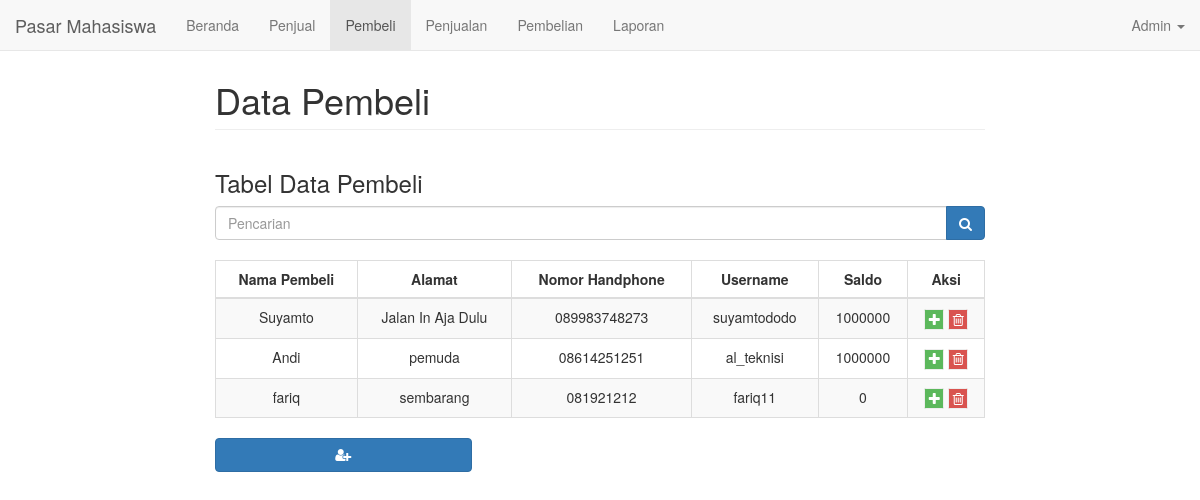
Screenshot of /admin_pembeli.php (signed in) with the database file from the repository.
### tables this page shows
CREATE TABLE `tb_pembeli` (
  `id` int(11) NOT NULL AUTO_INCREMENT,
  `nama` varchar(50) NOT NULL,
  `alamat` text NOT NULL,
  `no_hp` varchar(20) NOT NULL,
  `username` varchar(25) NOT NULL,
  `password` varchar(50) NOT NULL,
  `saldo` int(11) NOT NULL,
  PRIMARY KEY (`id`)
);

### admin_pembeli.php (the view, shortened to what this page needs)
<!DOCTYPE html>
<html lang="en">
<head>
    <link rel="stylesheet" href="bootstrap/css/bootstrap.min.css">
    <link href="bootstrap/font-awesome/css/font-awesome.min.css" rel="stylesheet" type="text/css">
</head>
<body>
    <?php
    include 'navbar.php';
    require 'config.php';
    ?>
    <br>
    <br>
    <div class="col-md-8 col-md-offset-2 main">
        <h1 class="page-header">Data Pembeli</h1>
        <div class="row">
            <div class="col-md-12">
                <h3>Tabel Data Pembeli</h3>
                <form class="input-group" action="admin_pembeli.php" method="get">
                    <input type="text" class="form-control" placeholder="Pencarian" name="cari">
                    <span class="input-group-btn">
                        <button class="btn btn-primary" type="submit" value="Cari"><i class="fa fa-search"></i></button>
                    </span>
                </form>
                <br>
                <table class="table table-bordered table-striped table-hover">
                    <thead>
                        <tr>
                            <th class="text-center">Nama Pembeli</th>
                            <th class="text-center">Alamat</th>
                            <th class="text-center">Nomor Handphone</th>
                            <th class="text-center">Username</th>
                            <th class="text-center">Saldo</th>
                            <th class="text-center">Aksi</th>
                        </tr>
                    </thead>
                    <?php
                    if (isset($_GET['cari'])) {
                        $cari = $_GET['cari'];
                        $querykaryawan = mysqli_query($koneksi, "SELECT * FROM tb_pembeli where id like '%" . $cari . "%' or nama like '%" . $cari . "%' or no_hp like '%" . $cari . "%'");
                    } else {
                        $querykaryawan = mysqli_query($koneksi, "SELECT * FROM tb_pembeli");
                    }
                    ?>
                    <tbody>
                        <?php
                        while ($lihat = mysqli_fetch_array($querykaryawan)) {
                            ?>
                            <tr>
                                <td class="text-center"><?php echo $lihat['nama'];; ?></td>
                                <td class="text-center"><?php echo $lihat['alamat']; ?></td>
                                <td class="text-center"><?php echo $lihat['no_hp']; ?></td>
                                <td class="text-center"><?php echo $lihat['username']; ?></td>
                                <td class="text-center"><?php echo $lihat['saldo']; ?></td>
                                <td class="text-center">
                                    <a href="admin_pembeli_edit.php?idpembeli=<?php echo $lihat['id'] ?>" class="btn btn-success fa fa-border fa-plus" data-toggler="tooltip" title="Tabah saldo pembeli"></a>
                                    <a onClick="
                                    <?php
                                    if ($lihat['saldo'] != 0) {
                                        echo "javascript: return confirm('Pembeli Masih Punya Saldo Nih. Yakin Akan Menghapus Data?');";
                                    } else {
                                        echo "javascript: return confirm('Yakin Akan Menghapus Data?');";
                                    }
                                    ?>" href="admin_pembeli_hapus.php?idpembeli=<?php echo $lihat['id'] ?>" class="btn btn-danger fa fa-border fa-trash-o" data-toggler="tooltip" title="Hapus Data Penjual"></a>
                                </td>
                            </tr>
                        <?php
                        }
                        ?>
                    </tbody>
                </table>
                <div class="col-md-4">
                    <a href="admin_pembeli_tambah_page.php" class="btn btn-primary fa fa-stack-1x fa-user-plus" data-toggler="tooltip" title="Tambah Data Karyawan"></a>
                </div>
            </div>
        </div>
    </div>
</body>
</html>

### rows the page displays
tb_pembeli: nama "Suyamto", alamat "Jalan In Aja Dulu", no_hp "089983748273", username "suyamtododo", saldo "1000000"
tb_pembeli: nama "Andi", alamat "pemuda", no_hp "08614251251", username "al_teknisi", saldo "1000000"
tb_pembeli: nama "fariq", alamat "sembarang", no_hp "081921212", username "fariq11", saldo "0"

### other values shown
$nama "Admin"
